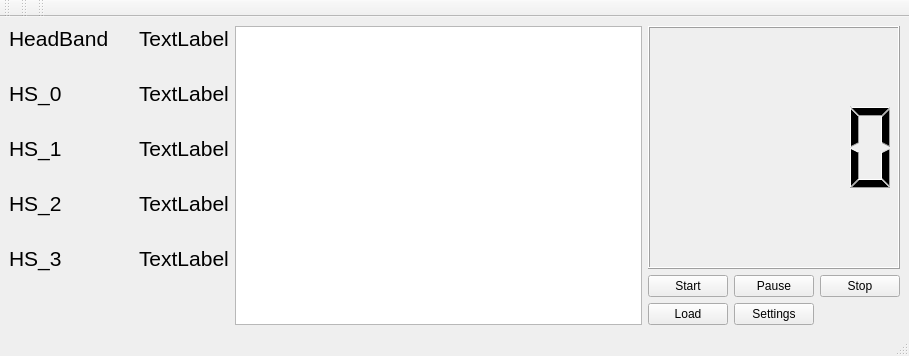
<?xml version="1.0" encoding="UTF-8"?>
<ui version="4.0">
 <class>MainWindow</class>
 <widget class="QMainWindow" name="MainWindow">
  <property name="geometry">
   <rect>
    <x>0</x>
    <y>0</y>
    <width>909</width>
    <height>356</height>
   </rect>
  </property>
  <property name="windowTitle">
   <string>IDC</string>
  </property>
  <widget class="QWidget" name="centralwidget">
   <layout class="QHBoxLayout" name="horizontalLayout">
    <item>
     <layout class="QFormLayout" name="formLayout">
      <property name="horizontalSpacing">
       <number>30</number>
      </property>
      <property name="verticalSpacing">
       <number>30</number>
      </property>
      <item row="0" column="0">
       <widget class="QLabel" name="headband_text">
        <property name="font">
         <font>
          <pointsize>16</pointsize>
         </font>
        </property>
        <property name="text">
         <string>HeadBand</string>
        </property>
       </widget>
      </item>
      <item row="0" column="1">
       <widget class="QLabel" name="headband">
        <property name="font">
         <font>
          <pointsize>16</pointsize>
         </font>
        </property>
        <property name="layoutDirection">
         <enum>Qt::LeftToRight</enum>
        </property>
        <property name="text">
         <string>TextLabel</string>
        </property>
       </widget>
      </item>
      <item row="1" column="0">
       <widget class="QLabel" name="hs0_text">
        <property name="font">
         <font>
          <pointsize>16</pointsize>
         </font>
        </property>
        <property name="text">
         <string>HS_0</string>
        </property>
       </widget>
      </item>
      <item row="1" column="1">
       <widget class="QLabel" name="hs_0">
        <property name="font">
         <font>
          <pointsize>16</pointsize>
         </font>
        </property>
        <property name="text">
         <string>TextLabel</string>
        </property>
       </widget>
      </item>
      <item row="2" column="0">
       <widget class="QLabel" name="hs1_text">
        <property name="font">
         <font>
          <pointsize>16</pointsize>
         </font>
        </property>
        <property name="text">
         <string>HS_1</string>
        </property>
       </widget>
      </item>
      <item row="2" column="1">
       <widget class="QLabel" name="hs_1">
        <property name="font">
         <font>
          <pointsize>16</pointsize>
         </font>
        </property>
        <property name="text">
         <string>TextLabel</string>
        </property>
       </widget>
      </item>
      <item row="3" column="0">
       <widget class="QLabel" name="label_7">
        <property name="font">
         <font>
          <pointsize>16</pointsize>
         </font>
        </property>
        <property name="text">
         <string>HS_2</string>
        </property>
       </widget>
      </item>
      <item row="3" column="1">
       <widget class="QLabel" name="hs_2">
        <property name="font">
         <font>
          <pointsize>16</pointsize>
         </font>
        </property>
        <property name="text">
         <string>TextLabel</string>
        </property>
       </widget>
      </item>
      <item row="4" column="0">
       <widget class="QLabel" name="label_9">
        <property name="font">
         <font>
          <pointsize>16</pointsize>
         </font>
        </property>
        <property name="text">
         <string>HS_3</string>
        </property>
       </widget>
      </item>
      <item row="4" column="1">
       <widget class="QLabel" name="hs_3">
        <property name="font">
         <font>
          <pointsize>16</pointsize>
         </font>
        </property>
        <property name="text">
         <string>TextLabel</string>
        </property>
       </widget>
      </item>
     </layout>
    </item>
    <item>
     <widget class="QListWidget" name="instance_list"/>
    </item>
    <item>
     <layout class="QGridLayout" name="gridLayout">
      <item row="1" column="0">
       <widget class="QPushButton" name="btn_start">
        <property name="text">
         <string>Start</string>
        </property>
       </widget>
      </item>
      <item row="2" column="0">
       <widget class="QPushButton" name="btn_load">
        <property name="text">
         <string>Load</string>
        </property>
       </widget>
      </item>
      <item row="1" column="2">
       <widget class="QPushButton" name="btn_stop">
        <property name="text">
         <string>Stop</string>
        </property>
       </widget>
      </item>
      <item row="1" column="1">
       <widget class="QPushButton" name="btn_pause">
        <property name="text">
         <string>Pause</string>
        </property>
       </widget>
      </item>
      <item row="0" column="0" colspan="3">
       <widget class="QLCDNumber" name="clock"/>
      </item>
      <item row="2" column="1">
       <widget class="QPushButton" name="btn_settings">
        <property name="text">
         <string>Settings</string>
        </property>
       </widget>
      </item>
     </layout>
    </item>
   </layout>
  </widget>
  <widget class="QMenuBar" name="menubar">
   <property name="geometry">
    <rect>
     <x>0</x>
     <y>0</y>
     <width>909</width>
     <height>27</height>
    </rect>
   </property>
  </widget>
  <widget class="QStatusBar" name="statusbar"/>
  <widget class="QToolBar" name="toolBar">
   <property name="windowTitle">
    <string>toolBar</string>
   </property>
   <attribute name="toolBarArea">
    <enum>TopToolBarArea</enum>
   </attribute>
   <attribute name="toolBarBreak">
    <bool>false</bool>
   </attribute>
  </widget>
  <widget class="QToolBar" name="toolBar_2">
   <property name="windowTitle">
    <string>toolBar_2</string>
   </property>
   <attribute name="toolBarArea">
    <enum>TopToolBarArea</enum>
   </attribute>
   <attribute name="toolBarBreak">
    <bool>false</bool>
   </attribute>
  </widget>
  <widget class="QToolBar" name="tollBar_3">
   <property name="windowTitle">
    <string>toolBar_3</string>
   </property>
   <attribute name="toolBarArea">
    <enum>TopToolBarArea</enum>
   </attribute>
   <attribute name="toolBarBreak">
    <bool>false</bool>
   </attribute>
  </widget>
 </widget>
 <resources/>
 <connections/>
</ui>
